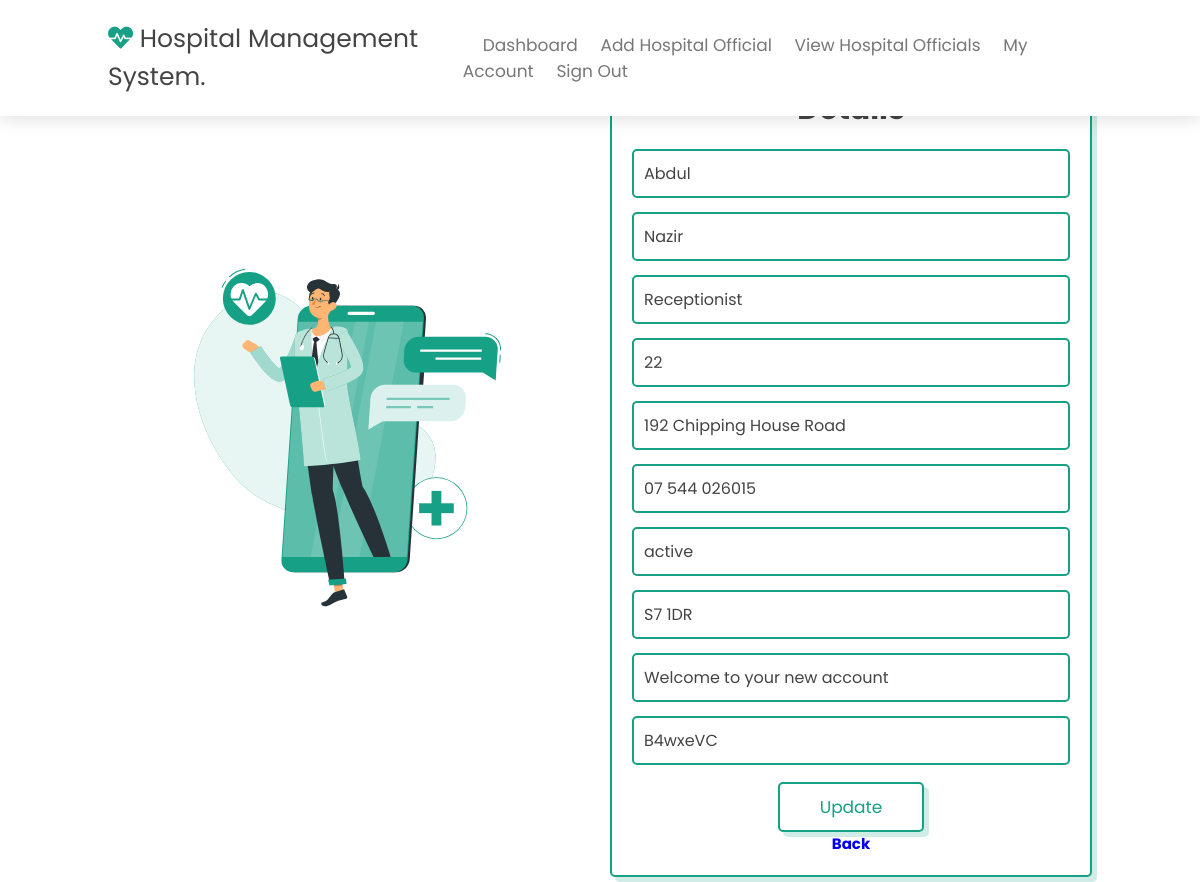
Page /htdocs/Software_Projects_C2010722/Update_Hospital_Officials_Details.php?HOOA_ID=Abdir575 on the committed database.
### tables this page shows
CREATE TABLE "Hospital_Officers_Or_Administrators" (
	"HOOA_ID"	TEXT,
	"HOOA_First_Name"	TEXT,
	"HOOA_Last_Name"	TEXT,
	"HOOA_Role"	TEXT,
	"HOOA_Age"	TEXT,
	"HOOA_Home_Address"	TEXT,
	"HOOA_Contact"	TEXT,
	"HOOA_Status"	TEXT,
	"HOOA_PostCode"	TEXT,
	"HOOA_Messages"	TEXT
);

### htdocs/Software_Projects_C2010722/Update_Hospital_Officials_Details.php (the view, shortened to what this page needs)
<?php include("AdminNavBar.php");
$db = new SQLite3('C:\xampp\Software_Projects_C2010722_Database\Hospital_Database.db');
$HOOA_ID = $_GET['HOOA_ID'];
$sql = "SELECT * FROM Hospital_Officers_Or_Administrators WHERE HOOA_ID='$HOOA_ID'";
$stmt = $db->prepare($sql);
$stmt->bindParam(':HOOA_ID', $_GET['HOOA_ID'], SQLITE3_TEXT);
$result= $stmt->execute();
$arrayResult = [];
while($row=$result->fetchArray(SQLITE3_NUM)){
    $arrayResult [] = $row;
}
    $db = new SQLite3('C:\xampp\Software_Projects_C2010722_Database\Hospital_Database.db');
    $HOOA_ID = $_GET['HOOA_ID'];
    $sql = "SELECT * FROM Authentication WHERE HOOA_ID='$HOOA_ID'";
    $stmt = $db->prepare($sql);
    $stmt->bindParam(':HOOA_ID', $_GET['HOOA_ID'], SQLITE3_TEXT);
    $result2= $stmt->execute();
    $arrayResult2 = [];
    while($row2=$result2->fetchArray(SQLITE3_NUM)){
        $arrayResult2 [] = $row2;
    }
 ?>
<section class="book" id="book">
    <div class="row">
        <div class="image">
            <img src="image/book-img.svg" alt="">
        </div>
        <form method="post">
            <h3>Update Hospital Official Details</h3>
            <div class="form-group col-md-6">
                <input class="box" type="text" value="<?php echo $arrayResult[0][1]; ?>" name = "HOOA_First_Name">
            </div>
            <div class="form-group col-md-6">
                <input class="box" type="text" value="<?php echo $arrayResult[0][2]; ?>" name = "HOOA_Last_Name">
            </div>
            <div class="form-group col-md-6">
                <input class="box" type="text" value= "<?php echo $arrayResult[0][3]; ?>" name = "HOOA_Role">
            </div>
            <div class="form-group col-md-6">
                <input class="box" type="text" value="<?php echo $arrayResult[0][4]; ?>" name = "HOOA_Age">
            </div>
            <div class="form-group col-md-6">
                <input class="box" type="text" value="<?php echo $arrayResult[0][5]; ?>" name = "HOOA_Home_Address">
            </div>
            <div class="form-group col-md-6">
                <input class="box" type="text" value="<?php echo $arrayResult[0][6]; ?>" name = "HOOA_Contact">
            </div>
            <div class="form-group col-md-6">
                <input class="box" type="text" value="<?php echo $arrayResult[0][7]; ?>" name = "HOOA_Status">
            </div>
            <div class="form-group col-md-6">
                <input class="box" type="text" value="<?php echo $arrayResult[0][8]; ?>" name = "HOOA_PostCode">
            </div>
            <div class="form-group col-md-6">
                <input class="box" type="text" value="<?php echo $arrayResult[0][9]; ?>" name = "HOOA_Messages">
            </div>
            <div class="form-group col-md-6">
                <input class="box" type="text" value="<?php echo $arrayResult2[0][1]; ?>" name = "HOOA_Password">
            </div>
            <input type="submit" value="Update" class="btn" name ="submit">
        <h2><div class="form-group col-md-3"><a href="Admin_View_Hospital_Officials.php">Back</a></div></h2>
        </form>
    </div>
</section>

### htdocs/Software_Projects_C2010722/css/style.css (style rules this page uses)
:root { --green:#16a085; --black:#444; --light-color:#777; --box-shadow:.5rem .5rem 0 rgba(22, 160, 133, .2); --text-shadow:.4rem .4rem 0 rgba(0, 0, 0, .2); --border:.2rem solid var(--green); }
* { font-family: 'Poppins', sans-serif; margin:0; padding: 0; box-sizing: border-box; outline: none; border: none; text-transform: capitalize; transition: all .2s ease-out; text-decoration: none; }
html { font-size: 62.5%; overflow-x: hidden; scroll-padding-top: 7rem; scroll-behavior: smooth; }
section { padding:2rem 9%; }
.btn { display: inline-block; margin-top: 1rem; padding: .5rem; padding-left: 1rem; border:var(--border); border-radius: .5rem; box-shadow: var(--box-shadow); color:var(--green); cursor: pointer; font-size: 1.7rem; background: #fff; }
.book .row { display: flex; align-items: center; flex-wrap: wrap; gap:2rem; }
.book .row .image { flex:1 1 45rem; }
.book .row .image img { width: 100%; }
.book .row form { flex:1 1 45rem; background: #fff; border:var(--border); box-shadow: var(--box-shadow); text-align: center; padding: 2rem; border-radius: .5rem; }
.book .row form h3 { color:var(--black); padding-bottom: 1rem; font-size: 3rem; }
.book .row form .box { width: 100%; margin:.7rem 0; border-radius: .5rem; border:var(--border); font-size: 1.6rem; color: var(--black); text-transform: none; padding: 1rem; }
.book .row form .btn { padding:1rem 4rem; }

### rows in the picture
hospital_officers_or_administrators: HOOA_First_Name "Abdul", HOOA_Last_Name "Nazir", HOOA_Role "Receptionist", HOOA_Age "22", HOOA_Home_Address "192 Chipping House Road", HOOA_Contact "07 544 026015", HOOA_Status "active", HOOA_PostCode "S7 1DR", HOOA_Messages "Welcome to your new account"
